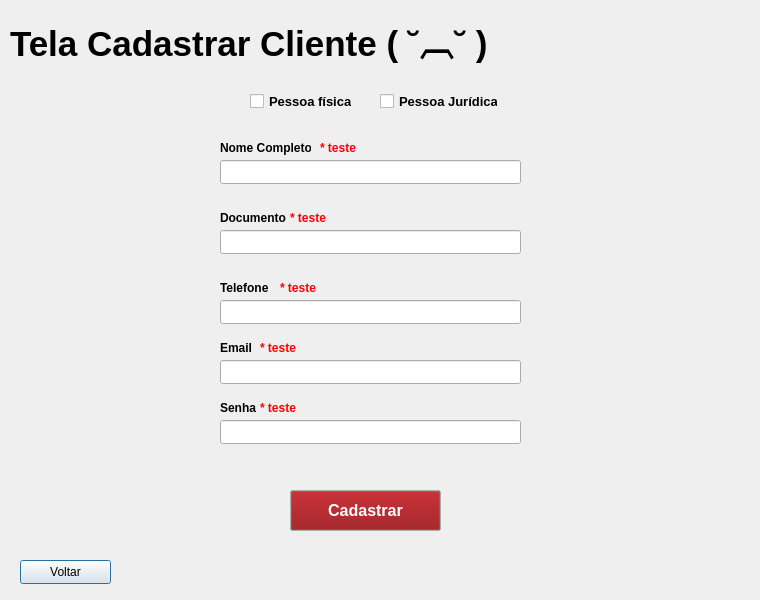
<?xml version="1.0" encoding="UTF-8"?>
<ui version="4.0">
 <class>TelaCadastroCliente</class>
 <widget class="QDialog" name="TelaCadastroCliente">
  <property name="geometry">
   <rect>
    <x>0</x>
    <y>0</y>
    <width>760</width>
    <height>600</height>
   </rect>
  </property>
  <property name="windowTitle">
   <string>Dialog</string>
  </property>
  <widget class="QPushButton" name="botVoltar">
   <property name="geometry">
    <rect>
     <x>20</x>
     <y>560</y>
     <width>91</width>
     <height>24</height>
    </rect>
   </property>
   <property name="text">
    <string>Voltar</string>
   </property>
  </widget>
  <widget class="QLabel" name="txt">
   <property name="geometry">
    <rect>
     <x>10</x>
     <y>0</y>
     <width>681</width>
     <height>81</height>
    </rect>
   </property>
   <property name="font">
    <font>
     <pointsize>26</pointsize>
     <bold>true</bold>
    </font>
   </property>
   <property name="text">
    <string>Tela Cadastrar Cliente ( ˘︹˘ )</string>
   </property>
  </widget>
  <widget class="QCheckBox" name="checkJuridica">
   <property name="geometry">
    <rect>
     <x>380</x>
     <y>90</y>
     <width>118</width>
     <height>22</height>
    </rect>
   </property>
   <property name="font">
    <font>
     <pointsize>10</pointsize>
     <bold>true</bold>
    </font>
   </property>
   <property name="layoutDirection">
    <enum>Qt::LeftToRight</enum>
   </property>
   <property name="text">
    <string>Pessoa Jurídica</string>
   </property>
   <property name="iconSize">
    <size>
     <width>20</width>
     <height>20</height>
    </size>
   </property>
  </widget>
  <widget class="QCheckBox" name="checkFisica">
   <property name="geometry">
    <rect>
     <x>250</x>
     <y>90</y>
     <width>102</width>
     <height>22</height>
    </rect>
   </property>
   <property name="font">
    <font>
     <pointsize>10</pointsize>
     <bold>true</bold>
    </font>
   </property>
   <property name="layoutDirection">
    <enum>Qt::LeftToRight</enum>
   </property>
   <property name="text">
    <string>Pessoa física</string>
   </property>
  </widget>
  <widget class="QLineEdit" name="inpNome">
   <property name="geometry">
    <rect>
     <x>220</x>
     <y>160</y>
     <width>301</width>
     <height>24</height>
    </rect>
   </property>
  </widget>
  <widget class="QLabel" name="txtNome">
   <property name="geometry">
    <rect>
     <x>220</x>
     <y>140</y>
     <width>91</width>
     <height>16</height>
    </rect>
   </property>
   <property name="font">
    <font>
     <bold>true</bold>
    </font>
   </property>
   <property name="text">
    <string>Nome Completo</string>
   </property>
  </widget>
  <widget class="QLabel" name="erroNome">
   <property name="geometry">
    <rect>
     <x>320</x>
     <y>140</y>
     <width>151</width>
     <height>16</height>
    </rect>
   </property>
   <property name="palette">
    <palette>
     <active>
      <colorrole role="WindowText">
       <brush brushstyle="SolidPattern">
        <color alpha="255">
         <red>255</red>
         <green>0</green>
         <blue>4</blue>
        </color>
       </brush>
      </colorrole>
      <colorrole role="Text">
       <brush brushstyle="SolidPattern">
        <color alpha="255">
         <red>0</red>
         <green>0</green>
         <blue>0</blue>
        </color>
       </brush>
      </colorrole>
      <colorrole role="ButtonText">
       <brush brushstyle="SolidPattern">
        <color alpha="255">
         <red>0</red>
         <green>0</green>
         <blue>0</blue>
        </color>
       </brush>
      </colorrole>
      <colorrole role="ToolTipText">
       <brush brushstyle="SolidPattern">
        <color alpha="255">
         <red>0</red>
         <green>0</green>
         <blue>0</blue>
        </color>
       </brush>
      </colorrole>
     </active>
     <inactive>
      <colorrole role="WindowText">
       <brush brushstyle="SolidPattern">
        <color alpha="255">
         <red>255</red>
         <green>0</green>
         <blue>4</blue>
        </color>
       </brush>
      </colorrole>
      <colorrole role="Text">
       <brush brushstyle="SolidPattern">
        <color alpha="255">
         <red>0</red>
         <green>0</green>
         <blue>0</blue>
        </color>
       </brush>
      </colorrole>
      <colorrole role="ButtonText">
       <brush brushstyle="SolidPattern">
        <color alpha="255">
         <red>0</red>
         <green>0</green>
         <blue>0</blue>
        </color>
       </brush>
      </colorrole>
      <colorrole role="ToolTipText">
       <brush brushstyle="SolidPattern">
        <color alpha="255">
         <red>0</red>
         <green>0</green>
         <blue>0</blue>
        </color>
       </brush>
      </colorrole>
     </inactive>
     <disabled>
      <colorrole role="ToolTipText">
       <brush brushstyle="SolidPattern">
        <color alpha="255">
         <red>0</red>
         <green>0</green>
         <blue>0</blue>
        </color>
       </brush>
      </colorrole>
     </disabled>
    </palette>
   </property>
   <property name="font">
    <font>
     <pointsize>9</pointsize>
     <bold>true</bold>
    </font>
   </property>
   <property name="text">
    <string>* teste</string>
   </property>
  </widget>
  <widget class="QLineEdit" name="inpDocumento">
   <property name="geometry">
    <rect>
     <x>220</x>
     <y>230</y>
     <width>301</width>
     <height>24</height>
    </rect>
   </property>
  </widget>
  <widget class="QLabel" name="txtDocumento">
   <property name="geometry">
    <rect>
     <x>220</x>
     <y>210</y>
     <width>91</width>
     <height>16</height>
    </rect>
   </property>
   <property name="font">
    <font>
     <bold>true</bold>
    </font>
   </property>
   <property name="text">
    <string>Documento</string>
   </property>
  </widget>
  <widget class="QLabel" name="erroDocumento">
   <property name="geometry">
    <rect>
     <x>290</x>
     <y>210</y>
     <width>151</width>
     <height>16</height>
    </rect>
   </property>
   <property name="palette">
    <palette>
     <active>
      <colorrole role="WindowText">
       <brush brushstyle="SolidPattern">
        <color alpha="255">
         <red>255</red>
         <green>0</green>
         <blue>4</blue>
        </color>
       </brush>
      </colorrole>
      <colorrole role="Text">
       <brush brushstyle="SolidPattern">
        <color alpha="255">
         <red>0</red>
         <green>0</green>
         <blue>0</blue>
        </color>
       </brush>
      </colorrole>
      <colorrole role="ButtonText">
       <brush brushstyle="SolidPattern">
        <color alpha="255">
         <red>0</red>
         <green>0</green>
         <blue>0</blue>
        </color>
       </brush>
      </colorrole>
      <colorrole role="ToolTipText">
       <brush brushstyle="SolidPattern">
        <color alpha="255">
         <red>0</red>
         <green>0</green>
         <blue>0</blue>
        </color>
       </brush>
      </colorrole>
     </active>
     <inactive>
      <colorrole role="WindowText">
       <brush brushstyle="SolidPattern">
        <color alpha="255">
         <red>255</red>
         <green>0</green>
         <blue>4</blue>
        </color>
       </brush>
      </colorrole>
      <colorrole role="Text">
       <brush brushstyle="SolidPattern">
        <color alpha="255">
         <red>0</red>
         <green>0</green>
         <blue>0</blue>
        </color>
       </brush>
      </colorrole>
      <colorrole role="ButtonText">
       <brush brushstyle="SolidPattern">
        <color alpha="255">
         <red>0</red>
         <green>0</green>
         <blue>0</blue>
        </color>
       </brush>
      </colorrole>
      <colorrole role="ToolTipText">
       <brush brushstyle="SolidPattern">
        <color alpha="255">
         <red>0</red>
         <green>0</green>
         <blue>0</blue>
        </color>
       </brush>
      </colorrole>
     </inactive>
     <disabled>
      <colorrole role="ToolTipText">
       <brush brushstyle="SolidPattern">
        <color alpha="255">
         <red>0</red>
         <green>0</green>
         <blue>0</blue>
        </color>
       </brush>
      </colorrole>
     </disabled>
    </palette>
   </property>
   <property name="font">
    <font>
     <pointsize>9</pointsize>
     <bold>true</bold>
    </font>
   </property>
   <property name="text">
    <string>* teste</string>
   </property>
  </widget>
  <widget class="QLineEdit" name="inpTelefone">
   <property name="geometry">
    <rect>
     <x>220</x>
     <y>300</y>
     <width>301</width>
     <height>24</height>
    </rect>
   </property>
  </widget>
  <widget class="QLabel" name="txtTelefone">
   <property name="geometry">
    <rect>
     <x>220</x>
     <y>280</y>
     <width>91</width>
     <height>16</height>
    </rect>
   </property>
   <property name="font">
    <font>
     <bold>true</bold>
    </font>
   </property>
   <property name="text">
    <string>Telefone</string>
   </property>
  </widget>
  <widget class="QLabel" name="erroTelefone">
   <property name="geometry">
    <rect>
     <x>280</x>
     <y>280</y>
     <width>151</width>
     <height>16</height>
    </rect>
   </property>
   <property name="palette">
    <palette>
     <active>
      <colorrole role="WindowText">
       <brush brushstyle="SolidPattern">
        <color alpha="255">
         <red>255</red>
         <green>0</green>
         <blue>4</blue>
        </color>
       </brush>
      </colorrole>
      <colorrole role="Text">
       <brush brushstyle="SolidPattern">
        <color alpha="255">
         <red>0</red>
         <green>0</green>
         <blue>0</blue>
        </color>
       </brush>
      </colorrole>
      <colorrole role="ButtonText">
       <brush brushstyle="SolidPattern">
        <color alpha="255">
         <red>0</red>
         <green>0</green>
         <blue>0</blue>
        </color>
       </brush>
      </colorrole>
      <colorrole role="ToolTipText">
       <brush brushstyle="SolidPattern">
        <color alpha="255">
         <red>0</red>
         <green>0</green>
         <blue>0</blue>
        </color>
       </brush>
      </colorrole>
     </active>
     <inactive>
      <colorrole role="WindowText">
       <brush brushstyle="SolidPattern">
        <color alpha="255">
         <red>255</red>
         <green>0</green>
         <blue>4</blue>
        </color>
       </brush>
      </colorrole>
      <colorrole role="Text">
       <brush brushstyle="SolidPattern">
        <color alpha="255">
         <red>0</red>
         <green>0</green>
         <blue>0</blue>
        </color>
       </brush>
      </colorrole>
      <colorrole role="ButtonText">
       <brush brushstyle="SolidPattern">
        <color alpha="255">
         <red>0</red>
         <green>0</green>
         <blue>0</blue>
        </color>
       </brush>
      </colorrole>
      <colorrole role="ToolTipText">
       <brush brushstyle="SolidPattern">
        <color alpha="255">
         <red>0</red>
         <green>0</green>
         <blue>0</blue>
        </color>
       </brush>
      </colorrole>
     </inactive>
     <disabled>
      <colorrole role="ToolTipText">
       <brush brushstyle="SolidPattern">
        <color alpha="255">
         <red>0</red>
         <green>0</green>
         <blue>0</blue>
        </color>
       </brush>
      </colorrole>
     </disabled>
    </palette>
   </property>
   <property name="font">
    <font>
     <pointsize>9</pointsize>
     <bold>true</bold>
    </font>
   </property>
   <property name="text">
    <string>* teste</string>
   </property>
  </widget>
  <widget class="QLineEdit" name="inpEmail">
   <property name="geometry">
    <rect>
     <x>220</x>
     <y>360</y>
     <width>301</width>
     <height>24</height>
    </rect>
   </property>
  </widget>
  <widget class="QLabel" name="txtEmail">
   <property name="geometry">
    <rect>
     <x>220</x>
     <y>340</y>
     <width>91</width>
     <height>16</height>
    </rect>
   </property>
   <property name="font">
    <font>
     <bold>true</bold>
    </font>
   </property>
   <property name="text">
    <string>Email</string>
   </property>
  </widget>
  <widget class="QLabel" name="erroEmail">
   <property name="geometry">
    <rect>
     <x>260</x>
     <y>340</y>
     <width>151</width>
     <height>16</height>
    </rect>
   </property>
   <property name="palette">
    <palette>
     <active>
      <colorrole role="WindowText">
       <brush brushstyle="SolidPattern">
        <color alpha="255">
         <red>255</red>
         <green>0</green>
         <blue>4</blue>
        </color>
       </brush>
      </colorrole>
      <colorrole role="Text">
       <brush brushstyle="SolidPattern">
        <color alpha="255">
         <red>0</red>
         <green>0</green>
         <blue>0</blue>
        </color>
       </brush>
      </colorrole>
      <colorrole role="ButtonText">
       <brush brushstyle="SolidPattern">
        <color alpha="255">
         <red>0</red>
         <green>0</green>
         <blue>0</blue>
        </color>
       </brush>
      </colorrole>
      <colorrole role="ToolTipText">
       <brush brushstyle="SolidPattern">
        <color alpha="255">
         <red>0</red>
         <green>0</green>
         <blue>0</blue>
        </color>
       </brush>
      </colorrole>
     </active>
     <inactive>
      <colorrole role="WindowText">
       <brush brushstyle="SolidPattern">
        <color alpha="255">
         <red>255</red>
         <green>0</green>
         <blue>4</blue>
        </color>
       </brush>
      </colorrole>
      <colorrole role="Text">
       <brush brushstyle="SolidPattern">
        <color alpha="255">
         <red>0</red>
         <green>0</green>
         <blue>0</blue>
        </color>
       </brush>
      </colorrole>
      <colorrole role="ButtonText">
       <brush brushstyle="SolidPattern">
        <color alpha="255">
         <red>0</red>
         <green>0</green>
         <blue>0</blue>
        </color>
       </brush>
      </colorrole>
      <colorrole role="ToolTipText">
       <brush brushstyle="SolidPattern">
        <color alpha="255">
         <red>0</red>
         <green>0</green>
         <blue>0</blue>
        </color>
       </brush>
      </colorrole>
     </inactive>
     <disabled>
      <colorrole role="ToolTipText">
       <brush brushstyle="SolidPattern">
        <color alpha="255">
         <red>0</red>
         <green>0</green>
         <blue>0</blue>
        </color>
       </brush>
      </colorrole>
     </disabled>
    </palette>
   </property>
   <property name="font">
    <font>
     <pointsize>9</pointsize>
     <bold>true</bold>
    </font>
   </property>
   <property name="text">
    <string>* teste</string>
   </property>
  </widget>
  <widget class="QLineEdit" name="inpSenha">
   <property name="geometry">
    <rect>
     <x>220</x>
     <y>420</y>
     <width>301</width>
     <height>24</height>
    </rect>
   </property>
  </widget>
  <widget class="QLabel" name="txtSenha">
   <property name="geometry">
    <rect>
     <x>220</x>
     <y>400</y>
     <width>91</width>
     <height>16</height>
    </rect>
   </property>
   <property name="font">
    <font>
     <bold>true</bold>
    </font>
   </property>
   <property name="text">
    <string>Senha</string>
   </property>
  </widget>
  <widget class="QLabel" name="erroSenha">
   <property name="geometry">
    <rect>
     <x>260</x>
     <y>400</y>
     <width>151</width>
     <height>16</height>
    </rect>
   </property>
   <property name="palette">
    <palette>
     <active>
      <colorrole role="WindowText">
       <brush brushstyle="SolidPattern">
        <color alpha="255">
         <red>255</red>
         <green>0</green>
         <blue>4</blue>
        </color>
       </brush>
      </colorrole>
      <colorrole role="Text">
       <brush brushstyle="SolidPattern">
        <color alpha="255">
         <red>0</red>
         <green>0</green>
         <blue>0</blue>
        </color>
       </brush>
      </colorrole>
      <colorrole role="ButtonText">
       <brush brushstyle="SolidPattern">
        <color alpha="255">
         <red>0</red>
         <green>0</green>
         <blue>0</blue>
        </color>
       </brush>
      </colorrole>
      <colorrole role="ToolTipText">
       <brush brushstyle="SolidPattern">
        <color alpha="255">
         <red>0</red>
         <green>0</green>
         <blue>0</blue>
        </color>
       </brush>
      </colorrole>
     </active>
     <inactive>
      <colorrole role="WindowText">
       <brush brushstyle="SolidPattern">
        <color alpha="255">
         <red>255</red>
         <green>0</green>
         <blue>4</blue>
        </color>
       </brush>
      </colorrole>
      <colorrole role="Text">
       <brush brushstyle="SolidPattern">
        <color alpha="255">
         <red>0</red>
         <green>0</green>
         <blue>0</blue>
        </color>
       </brush>
      </colorrole>
      <colorrole role="ButtonText">
       <brush brushstyle="SolidPattern">
        <color alpha="255">
         <red>0</red>
         <green>0</green>
         <blue>0</blue>
        </color>
       </brush>
      </colorrole>
      <colorrole role="ToolTipText">
       <brush brushstyle="SolidPattern">
        <color alpha="255">
         <red>0</red>
         <green>0</green>
         <blue>0</blue>
        </color>
       </brush>
      </colorrole>
     </inactive>
     <disabled>
      <colorrole role="ToolTipText">
       <brush brushstyle="SolidPattern">
        <color alpha="255">
         <red>0</red>
         <green>0</green>
         <blue>0</blue>
        </color>
       </brush>
      </colorrole>
     </disabled>
    </palette>
   </property>
   <property name="font">
    <font>
     <pointsize>9</pointsize>
     <bold>true</bold>
    </font>
   </property>
   <property name="text">
    <string>* teste</string>
   </property>
  </widget>
  <widget class="QPushButton" name="pushButton">
   <property name="geometry">
    <rect>
     <x>290</x>
     <y>490</y>
     <width>151</width>
     <height>41</height>
    </rect>
   </property>
   <property name="palette">
    <palette>
     <active>
      <colorrole role="Button">
       <brush brushstyle="SolidPattern">
        <color alpha="255">
         <red>139</red>
         <green>0</green>
         <blue>3</blue>
        </color>
       </brush>
      </colorrole>
      <colorrole role="ButtonText">
       <brush brushstyle="SolidPattern">
        <color alpha="255">
         <red>255</red>
         <green>255</green>
         <blue>255</blue>
        </color>
       </brush>
      </colorrole>
     </active>
     <inactive>
      <colorrole role="Button">
       <brush brushstyle="SolidPattern">
        <color alpha="255">
         <red>139</red>
         <green>0</green>
         <blue>3</blue>
        </color>
       </brush>
      </colorrole>
      <colorrole role="ButtonText">
       <brush brushstyle="SolidPattern">
        <color alpha="255">
         <red>255</red>
         <green>255</green>
         <blue>255</blue>
        </color>
       </brush>
      </colorrole>
     </inactive>
     <disabled>
      <colorrole role="Button">
       <brush brushstyle="SolidPattern">
        <color alpha="255">
         <red>139</red>
         <green>0</green>
         <blue>3</blue>
        </color>
       </brush>
      </colorrole>
     </disabled>
    </palette>
   </property>
   <property name="font">
    <font>
     <pointsize>12</pointsize>
     <bold>true</bold>
    </font>
   </property>
   <property name="text">
    <string>Cadastrar</string>
   </property>
   <property name="checkable">
    <bool>false</bool>
   </property>
   <property name="autoDefault">
    <bool>true</bool>
   </property>
   <property name="default">
    <bool>false</bool>
   </property>
   <property name="flat">
    <bool>false</bool>
   </property>
  </widget>
 </widget>
 <resources/>
 <connections/>
</ui>
